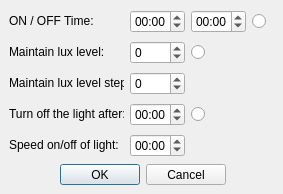
<?xml version="1.0" encoding="UTF-8"?>
<ui version="4.0">
 <class>SettingWindow</class>
 <widget class="QDialog" name="SettingWindow">
  <property name="geometry">
   <rect>
    <x>0</x>
    <y>0</y>
    <width>283</width>
    <height>194</height>
   </rect>
  </property>
  <property name="minimumSize">
   <size>
    <width>283</width>
    <height>194</height>
   </size>
  </property>
  <property name="maximumSize">
   <size>
    <width>283</width>
    <height>194</height>
   </size>
  </property>
  <property name="windowTitle">
   <string>Dialog</string>
  </property>
  <widget class="QDialogButtonBox" name="buttonBox">
   <property name="geometry">
    <rect>
     <x>60</x>
     <y>164</y>
     <width>166</width>
     <height>21</height>
    </rect>
   </property>
   <property name="orientation">
    <enum>Qt::Horizontal</enum>
   </property>
   <property name="standardButtons">
    <set>QDialogButtonBox::Cancel|QDialogButtonBox::Ok</set>
   </property>
  </widget>
  <widget class="QWidget" name="">
   <property name="geometry">
    <rect>
     <x>9</x>
     <y>133</y>
     <width>178</width>
     <height>25</height>
    </rect>
   </property>
   <layout class="QHBoxLayout" name="horizontalLayout_5">
    <item>
     <widget class="QLabel" name="label_10">
      <property name="minimumSize">
       <size>
        <width>115</width>
        <height>16</height>
       </size>
      </property>
      <property name="maximumSize">
       <size>
        <width>115</width>
        <height>16</height>
       </size>
      </property>
      <property name="text">
       <string>Speed on/off of light:</string>
      </property>
     </widget>
    </item>
    <item>
     <widget class="QTimeEdit" name="TE_SpeedOnOffLight">
      <property name="enabled">
       <bool>true</bool>
      </property>
      <property name="minimumSize">
       <size>
        <width>55</width>
        <height>23</height>
       </size>
      </property>
      <property name="maximumSize">
       <size>
        <width>55</width>
        <height>23</height>
       </size>
      </property>
      <property name="wrapping">
       <bool>true</bool>
      </property>
      <property name="frame">
       <bool>true</bool>
      </property>
      <property name="readOnly">
       <bool>false</bool>
      </property>
      <property name="buttonSymbols">
       <enum>QAbstractSpinBox::UpDownArrows</enum>
      </property>
      <property name="accelerated">
       <bool>false</bool>
      </property>
      <property name="keyboardTracking">
       <bool>true</bool>
      </property>
      <property name="showGroupSeparator" stdset="0">
       <bool>false</bool>
      </property>
      <property name="currentSection">
       <enum>QDateTimeEdit::MinuteSection</enum>
      </property>
      <property name="displayFormat">
       <string>mm:ss</string>
      </property>
      <property name="calendarPopup">
       <bool>false</bool>
      </property>
      <property name="timeSpec">
       <enum>Qt::LocalTime</enum>
      </property>
      <property name="time">
       <time>
        <hour>0</hour>
        <minute>0</minute>
        <second>0</second>
       </time>
      </property>
     </widget>
    </item>
   </layout>
  </widget>
  <widget class="QWidget" name="">
   <property name="geometry">
    <rect>
     <x>9</x>
     <y>102</y>
     <width>198</width>
     <height>25</height>
    </rect>
   </property>
   <layout class="QHBoxLayout" name="horizontalLayout_4">
    <item>
     <widget class="QLabel" name="label_7">
      <property name="minimumSize">
       <size>
        <width>115</width>
        <height>16</height>
       </size>
      </property>
      <property name="maximumSize">
       <size>
        <width>115</width>
        <height>16</height>
       </size>
      </property>
      <property name="text">
       <string>Turn off the light after:</string>
      </property>
     </widget>
    </item>
    <item>
     <widget class="QTimeEdit" name="TE_TurnOffLight">
      <property name="enabled">
       <bool>true</bool>
      </property>
      <property name="minimumSize">
       <size>
        <width>55</width>
        <height>23</height>
       </size>
      </property>
      <property name="maximumSize">
       <size>
        <width>55</width>
        <height>23</height>
       </size>
      </property>
      <property name="wrapping">
       <bool>true</bool>
      </property>
      <property name="frame">
       <bool>true</bool>
      </property>
      <property name="readOnly">
       <bool>false</bool>
      </property>
      <property name="buttonSymbols">
       <enum>QAbstractSpinBox::UpDownArrows</enum>
      </property>
      <property name="accelerated">
       <bool>false</bool>
      </property>
      <property name="keyboardTracking">
       <bool>true</bool>
      </property>
      <property name="showGroupSeparator" stdset="0">
       <bool>false</bool>
      </property>
      <property name="currentSection">
       <enum>QDateTimeEdit::MinuteSection</enum>
      </property>
      <property name="displayFormat">
       <string>mm:ss</string>
      </property>
      <property name="calendarPopup">
       <bool>false</bool>
      </property>
      <property name="timeSpec">
       <enum>Qt::LocalTime</enum>
      </property>
      <property name="time">
       <time>
        <hour>0</hour>
        <minute>0</minute>
        <second>0</second>
       </time>
      </property>
     </widget>
    </item>
    <item>
     <widget class="QRadioButton" name="RB_TurnOffLight">
      <property name="enabled">
       <bool>true</bool>
      </property>
      <property name="maximumSize">
       <size>
        <width>15</width>
        <height>16777215</height>
       </size>
      </property>
      <property name="text">
       <string/>
      </property>
      <property name="checked">
       <bool>false</bool>
      </property>
      <property name="autoExclusive">
       <bool>false</bool>
      </property>
     </widget>
    </item>
   </layout>
  </widget>
  <widget class="QWidget" name="">
   <property name="geometry">
    <rect>
     <x>9</x>
     <y>40</y>
     <width>198</width>
     <height>25</height>
    </rect>
   </property>
   <layout class="QHBoxLayout" name="horizontalLayout_2">
    <item>
     <widget class="QLabel" name="label_9">
      <property name="minimumSize">
       <size>
        <width>115</width>
        <height>16</height>
       </size>
      </property>
      <property name="maximumSize">
       <size>
        <width>115</width>
        <height>16</height>
       </size>
      </property>
      <property name="text">
       <string>Maintain lux level:</string>
      </property>
     </widget>
    </item>
    <item>
     <widget class="QSpinBox" name="SB_MaintainLuxLevel">
      <property name="enabled">
       <bool>true</bool>
      </property>
      <property name="minimumSize">
       <size>
        <width>55</width>
        <height>23</height>
       </size>
      </property>
      <property name="maximumSize">
       <size>
        <width>55</width>
        <height>23</height>
       </size>
      </property>
      <property name="wrapping">
       <bool>true</bool>
      </property>
      <property name="frame">
       <bool>true</bool>
      </property>
      <property name="readOnly">
       <bool>false</bool>
      </property>
      <property name="buttonSymbols">
       <enum>QAbstractSpinBox::UpDownArrows</enum>
      </property>
      <property name="accelerated">
       <bool>false</bool>
      </property>
      <property name="keyboardTracking">
       <bool>true</bool>
      </property>
      <property name="showGroupSeparator" stdset="0">
       <bool>false</bool>
      </property>
      <property name="maximum">
       <number>65536</number>
      </property>
      <property name="value">
       <number>0</number>
      </property>
     </widget>
    </item>
    <item>
     <widget class="QRadioButton" name="RB_MaintainLuxLevel">
      <property name="enabled">
       <bool>true</bool>
      </property>
      <property name="maximumSize">
       <size>
        <width>15</width>
        <height>16777215</height>
       </size>
      </property>
      <property name="text">
       <string/>
      </property>
      <property name="autoExclusive">
       <bool>false</bool>
      </property>
     </widget>
    </item>
   </layout>
  </widget>
  <widget class="QWidget" name="">
   <property name="geometry">
    <rect>
     <x>9</x>
     <y>71</y>
     <width>178</width>
     <height>25</height>
    </rect>
   </property>
   <layout class="QHBoxLayout" name="horizontalLayout_3">
    <item>
     <widget class="QLabel" name="label_8">
      <property name="minimumSize">
       <size>
        <width>115</width>
        <height>16</height>
       </size>
      </property>
      <property name="maximumSize">
       <size>
        <width>115</width>
        <height>16</height>
       </size>
      </property>
      <property name="text">
       <string>Maintain lux level step:</string>
      </property>
     </widget>
    </item>
    <item>
     <widget class="QSpinBox" name="SB_MaintainLuxLevelstep">
      <property name="enabled">
       <bool>true</bool>
      </property>
      <property name="minimumSize">
       <size>
        <width>55</width>
        <height>23</height>
       </size>
      </property>
      <property name="maximumSize">
       <size>
        <width>55</width>
        <height>23</height>
       </size>
      </property>
      <property name="wrapping">
       <bool>true</bool>
      </property>
      <property name="frame">
       <bool>true</bool>
      </property>
      <property name="readOnly">
       <bool>false</bool>
      </property>
      <property name="buttonSymbols">
       <enum>QAbstractSpinBox::UpDownArrows</enum>
      </property>
      <property name="accelerated">
       <bool>false</bool>
      </property>
      <property name="keyboardTracking">
       <bool>true</bool>
      </property>
      <property name="showGroupSeparator" stdset="0">
       <bool>false</bool>
      </property>
      <property name="maximum">
       <number>100</number>
      </property>
     </widget>
    </item>
   </layout>
  </widget>
  <widget class="QWidget" name="">
   <property name="geometry">
    <rect>
     <x>9</x>
     <y>9</y>
     <width>259</width>
     <height>25</height>
    </rect>
   </property>
   <layout class="QHBoxLayout" name="horizontalLayout">
    <item>
     <widget class="QLabel" name="label_11">
      <property name="minimumSize">
       <size>
        <width>115</width>
        <height>16</height>
       </size>
      </property>
      <property name="maximumSize">
       <size>
        <width>115</width>
        <height>16</height>
       </size>
      </property>
      <property name="text">
       <string>ON / OFF Time:</string>
      </property>
     </widget>
    </item>
    <item>
     <widget class="QTimeEdit" name="TE_OnTime">
      <property name="enabled">
       <bool>true</bool>
      </property>
      <property name="minimumSize">
       <size>
        <width>55</width>
        <height>23</height>
       </size>
      </property>
      <property name="maximumSize">
       <size>
        <width>55</width>
        <height>23</height>
       </size>
      </property>
      <property name="wrapping">
       <bool>true</bool>
      </property>
      <property name="frame">
       <bool>true</bool>
      </property>
      <property name="readOnly">
       <bool>false</bool>
      </property>
      <property name="buttonSymbols">
       <enum>QAbstractSpinBox::UpDownArrows</enum>
      </property>
      <property name="accelerated">
       <bool>false</bool>
      </property>
      <property name="keyboardTracking">
       <bool>true</bool>
      </property>
      <property name="showGroupSeparator" stdset="0">
       <bool>false</bool>
      </property>
      <property name="currentSection">
       <enum>QDateTimeEdit::HourSection</enum>
      </property>
      <property name="displayFormat">
       <string>hh:mm</string>
      </property>
      <property name="calendarPopup">
       <bool>false</bool>
      </property>
      <property name="timeSpec">
       <enum>Qt::LocalTime</enum>
      </property>
      <property name="time">
       <time>
        <hour>0</hour>
        <minute>0</minute>
        <second>0</second>
       </time>
      </property>
     </widget>
    </item>
    <item>
     <widget class="QTimeEdit" name="TE_OffTime">
      <property name="enabled">
       <bool>true</bool>
      </property>
      <property name="minimumSize">
       <size>
        <width>55</width>
        <height>23</height>
       </size>
      </property>
      <property name="maximumSize">
       <size>
        <width>55</width>
        <height>23</height>
       </size>
      </property>
      <property name="wrapping">
       <bool>true</bool>
      </property>
      <property name="frame">
       <bool>true</bool>
      </property>
      <property name="readOnly">
       <bool>false</bool>
      </property>
      <property name="buttonSymbols">
       <enum>QAbstractSpinBox::UpDownArrows</enum>
      </property>
      <property name="accelerated">
       <bool>false</bool>
      </property>
      <property name="keyboardTracking">
       <bool>true</bool>
      </property>
      <property name="showGroupSeparator" stdset="0">
       <bool>false</bool>
      </property>
      <property name="currentSection">
       <enum>QDateTimeEdit::HourSection</enum>
      </property>
      <property name="displayFormat">
       <string>hh:mm</string>
      </property>
      <property name="calendarPopup">
       <bool>false</bool>
      </property>
      <property name="timeSpec">
       <enum>Qt::LocalTime</enum>
      </property>
      <property name="time">
       <time>
        <hour>0</hour>
        <minute>0</minute>
        <second>0</second>
       </time>
      </property>
     </widget>
    </item>
    <item>
     <widget class="QRadioButton" name="RB_OnOffTime">
      <property name="enabled">
       <bool>true</bool>
      </property>
      <property name="maximumSize">
       <size>
        <width>15</width>
        <height>16777215</height>
       </size>
      </property>
      <property name="text">
       <string/>
      </property>
      <property name="checked">
       <bool>false</bool>
      </property>
      <property name="autoExclusive">
       <bool>false</bool>
      </property>
     </widget>
    </item>
   </layout>
  </widget>
 </widget>
 <resources/>
 <connections>
  <connection>
   <sender>buttonBox</sender>
   <signal>accepted()</signal>
   <receiver>SettingWindow</receiver>
   <slot>accept()</slot>
   <hints>
    <hint type="sourcelabel">
     <x>200</x>
     <y>281</y>
    </hint>
    <hint type="destinationlabel">
     <x>157</x>
     <y>274</y>
    </hint>
   </hints>
  </connection>
  <connection>
   <sender>buttonBox</sender>
   <signal>rejected()</signal>
   <receiver>SettingWindow</receiver>
   <slot>reject()</slot>
   <hints>
    <hint type="sourcelabel">
     <x>200</x>
     <y>281</y>
    </hint>
    <hint type="destinationlabel">
     <x>286</x>
     <y>274</y>
    </hint>
   </hints>
  </connection>
 </connections>
</ui>
